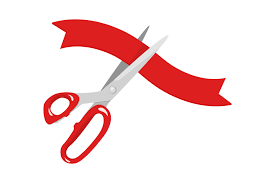
#> input picture tape.png, 275 x 183 px
$ python event.py
#> lines starting #> are read from the running program, lines starting #| are printed output that depends on the picture
import cv2
import numpy as np
import random

# Load background image (replace with your desired image path)
bg_image = cv2.imread('tape.png')
#> bg_image is the input picture: shape (183, 275, 3); mean B, G, R 226.4, 226.4, 249.1

# Load scissors image (replace with your desired image path)
scissors_image = cv2.imread('tape.png', cv2.IMREAD_UNCHANGED)  # Load with alpha channel

# Resize scissors image if needed
scissors_image = cv2.resize(scissors_image, (0, 0), fx=0.5, fy=0.5)  # Adjust resize factors as needed
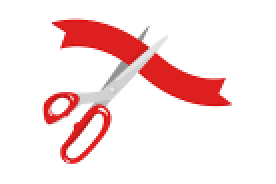
#> scissors_image: shape (92, 138, 3) (shown 2 times larger); mean B, G, R 226.6, 226.7, 249.1

# Create a red ribbon (adjust width and height as desired)
ribbon_width = 300
ribbon_height = 20
ribbon_color = (0, 0, 255)  # Red color
ribbon = np.zeros((ribbon_height, ribbon_width, 3), dtype=np.uint8)
cv2.rectangle(ribbon, (0, 0), (ribbon_width, ribbon_height), ribbon_color, -1)
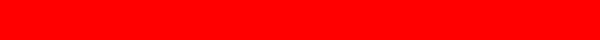
#> ribbon: shape (20, 300, 3) (shown 2 times larger); mean of channels 0, 1, 2 0, 0, 255; drawn as B, G, R

# Randomly place the ribbon on the bottom of the background image
ribbon_y = bg_image.shape[0] - ribbon_height
#> ribbon_y = 163
#> (the run stopped early here; a loop or call above may not have finished)
